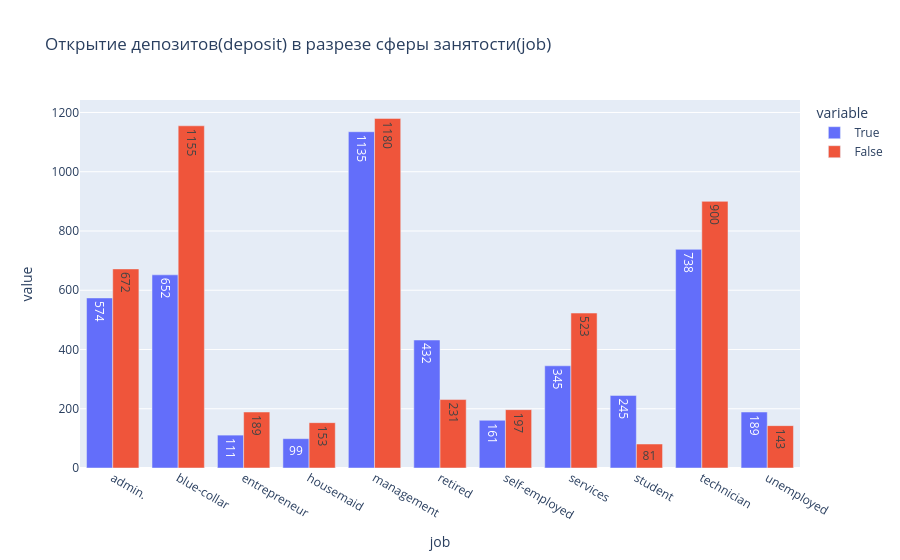

Notebook code for this chart:
### Code cell
#постройте визуализации, иллюстрирующие результаты
fig = px.bar(data.pivot_table(
    values='education',
    index='job',    
    columns='deposit',
    aggfunc='count',
    fill_value=0
).reset_index(), x='job', y=[True,False],
             orientation='v',
             text_auto=True,
             barmode='group',
             title='Открытие депозитов(deposit) в разрезе сферы занятости(job)')
fig.show('png')

### Figure 1 — Plotly figure (JSON) as saved in the notebook; plotly's stock layout.template omitted (floating-point values rounded to 4 significant figures)
{"data": [{"alignmentgroup": "True", "hovertemplate": "variable=True<br>job=%{x}<br>value=%{y}<extra></extra>", "legendgroup": "True", "marker": {"color": "#636efa", "pattern": {"shape": ""}}, "name": "True", "offsetgroup": "True", "orientation": "v", "showlegend": true, "textposition": "auto", "texttemplate": "%{y}", "type": "bar", "x": ["admin.", "blue-collar", "entrepreneur", "housemaid", "management", "retired", "self-employed", "services", "student", "technician", "unemployed"], "xaxis": "x", "y": [574, 652, 111, 99, 1135, 432, 161, 345, 245, 738, 189], "yaxis": "y"}, {"alignmentgroup": "True", "hovertemplate": "variable=False<br>job=%{x}<br>value=%{y}<extra></extra>", "legendgroup": "False", "marker": {"color": "#EF553B", "pattern": {"shape": ""}}, "name": "False", "offsetgroup": "False", "orientation": "v", "showlegend": true, "textposition": "auto", "texttemplate": "%{y}", "type": "bar", "x": ["admin.", "blue-collar", "entrepreneur", "housemaid", "management", "retired", "self-employed", "services", "student", "technician", "unemployed"], "xaxis": "x", "y": [672, 1155, 189, 153, 1180, 231, 197, 523, 81, 900, 143], "yaxis": "y"}], "layout": {"autosize": true, "barmode": "group", "legend": {"title": {"text": "variable"}, "tracegroupgap": 0}, "title": {"text": "Открытие депозитов(deposit) в разрезе сферы занятости(job)"}, "xaxis": {"anchor": "y", "autorange": true, "domain": [0, 1], "range": [-0.5, 10.5], "title": {"text": "job"}, "type": "category"}, "yaxis": {"anchor": "x", "autorange": true, "domain": [0, 1], "range": [0, 1242.0], "title": {"text": "value"}, "type": "linear"}}}
